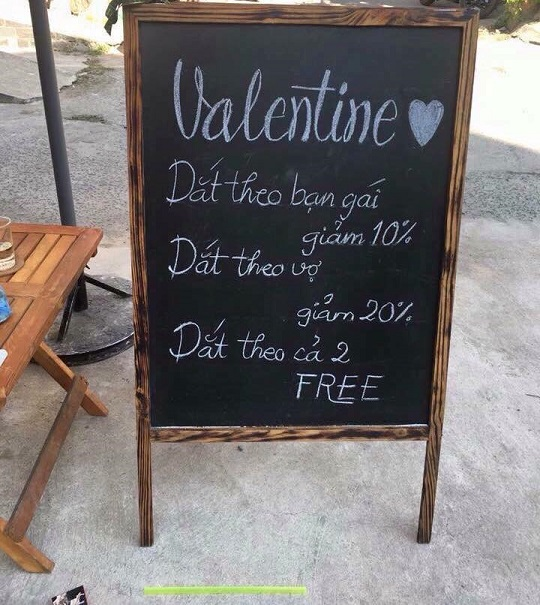
//> input picture compound-blur/s1.jpg, 540 x 605 px
$ ./Main   (built with g++ and OpenCV 4)
//> lines starting //> are read from the running program, lines starting //| are printed output that depends on the picture; after the words box and inside, x2 and y2 are one past the last pixel; in counts of white or black regions, pixels touching at a corner belong together
#include <opencv2\highgui.hpp>
#include <opencv2\opencv.hpp>
#include <iostream>
using namespace std;
using namespace cv;

Mat mat1, mat2, mat3;
int *pixels1;
string w1 = "w1", w2 = "w2";
int dotx = 300, doty = 200, type = 0;
int distance1, distance2;
int maxBlur = 31, w, h;
Mat rot_mat;
Mat lines;
bool translated = false;
int centerx, centery, angle, steps;
Mat gradientData;
float startRadius, radiusFactor;

int mul_table[] = {
	512, 512, 456, 512, 328, 456, 335, 512, 405, 328, 271, 456, 388, 335, 292, 512,
	454, 405, 364, 328, 298, 271, 496, 456, 420, 388, 360, 335, 312, 292, 273, 512,
	482, 454, 428, 405, 383, 364, 345, 328, 312, 298, 284, 271, 259, 496, 475, 456,
	437, 420, 404, 388, 374, 360, 347, 335, 323, 312, 302, 292, 282, 273, 265, 512,
	497, 482, 468, 454, 441, 428, 417, 405, 394, 383, 373, 364, 354, 345, 337, 328,
	320, 312, 305, 298, 291, 284, 278, 271, 265, 259, 507, 496, 485, 475, 465, 456,
	446, 437, 428, 420, 412, 404, 396, 388, 381, 374, 367, 360, 354, 347, 341, 335,
	329, 323, 318, 312, 307, 302, 297, 292, 287, 282, 278, 273, 269, 265, 261, 512,
	505, 497, 489, 482, 475, 468, 461, 454, 447, 441, 435, 428, 422, 417, 411, 405,
	399, 394, 389, 383, 378, 373, 368, 364, 359, 354, 350, 345, 341, 337, 332, 328,
	324, 320, 316, 312, 309, 305, 301, 298, 294, 291, 287, 284, 281, 278, 274, 271,
	268, 265, 262, 259, 257, 507, 501, 496, 491, 485, 480, 475, 470, 465, 460, 456,
	451, 446, 442, 437, 433, 428, 424, 420, 416, 412, 408, 404, 400, 396, 392, 388,
	385, 381, 377, 374, 370, 367, 363, 360, 357, 354, 350, 347, 344, 341, 338, 335,
	332, 329, 326, 323, 320, 318, 315, 312, 310, 307, 304, 302, 299, 297, 294, 292,
	289, 287, 285, 282, 280, 278, 275, 273, 271, 269, 267, 265, 263, 261, 259 };
int shg_table[] = {
	9, 11, 12, 13, 13, 14, 14, 15, 15, 15, 15, 16, 16, 16, 16, 17,
	17, 17, 17, 17, 17, 17, 18, 18, 18, 18, 18, 18, 18, 18, 18, 19,
	19, 19, 19, 19, 19, 19, 19, 19, 19, 19, 19, 19, 19, 20, 20, 20,
	20, 20, 20, 20, 20, 20, 20, 20, 20, 20, 20, 20, 20, 20, 20, 21,
	21, 21, 21, 21, 21, 21, 21, 21, 21, 21, 21, 21, 21, 21, 21, 21,
	21, 21, 21, 21, 21, 21, 21, 21, 21, 21, 22, 22, 22, 22, 22, 22,
	22, 22, 22, 22, 22, 22, 22, 22, 22, 22, 22, 22, 22, 22, 22, 22,
	22, 22, 22, 22, 22, 22, 22, 22, 22, 22, 22, 22, 22, 22, 22, 23,
	23, 23, 23, 23, 23, 23, 23, 23, 23, 23, 23, 23, 23, 23, 23, 23,
	23, 23, 23, 23, 23, 23, 23, 23, 23, 23, 23, 23, 23, 23, 23, 23,
	23, 23, 23, 23, 23, 23, 23, 23, 23, 23, 23, 23, 23, 23, 23, 23,
	23, 23, 23, 23, 23, 24, 24, 24, 24, 24, 24, 24, 24, 24, 24, 24,
	24, 24, 24, 24, 24, 24, 24, 24, 24, 24, 24, 24, 24, 24, 24, 24,
	24, 24, 24, 24, 24, 24, 24, 24, 24, 24, 24, 24, 24, 24, 24, 24,
	24, 24, 24, 24, 24, 24, 24, 24, 24, 24, 24, 24, 24, 24, 24, 24,
	24, 24, 24, 24, 24, 24, 24, 24, 24, 24, 24, 24, 24, 24, 24 };

class BlurStack {
public:
	int r, g, b, a;
	BlurStack *next;
	BlurStack() {
		r = g = b = a = 0;
		next = NULL;
	}
};
void matToArray(Mat m, int *a) {
	int ii = 0;
	for (int y = 0; y < m.rows; y++) {
		for (int x = 0; x < m.cols; x++) {
			Vec3b color = m.at<Vec3b>(y, x);
			a[ii] = (int)color[0];
			a[ii + 1] = (int)color[1];
			a[ii + 2] = (int)color[2];
			ii += 4;
		}
	}
}
void arrayToMat(int* a, Mat &m) {
	int ii = 0;
	for (int y = 0; y < m.rows; y++) {
		for (int x = 0; x < m.cols; x++) {
			Vec3b color(a[ii], a[ii + 1], a[ii + 2]);
			m.at<Vec3b>(y, x) = color;
			ii += 4;
		}
	}
}
void mat8UC1ToArray(Mat m, int *a) {
	int ii = 0;
	for (int y = 0; y < m.rows; y++) {
		for (int x = 0; x < m.cols; x++) {
			int value = m.at<uchar>(y, x);
			a[ii] = value;
			a[ii + 1] = value;
			a[ii + 2] = value;
			a[ii + 3] = 255;
			ii += 4;
		}
	}
}
Mat getLinearGradientMap(int width, int height, int centerX, int centerY, int d1, int d2, int a)
{
	int w = 2 * sqrt(width*width + height*height);
	int h = w;// (d1 + d2) * 2;
	int out = h / 2 - (d1 + d2);
	Mat m1(h, w, CV_8UC1, Scalar(0, 0, 0));
	Mat m2(height, width, CV_8UC1);
	float stepR = (float)255 / d2;
	for (int r = 0; r < out; r++) {
		m1.row(r).setTo(255);
	}
	for (int r = 0; r < d2; r++) {
		m1.row(r + out).setTo(255 - r*stepR);
	}
	int temp = 2 * d1 + d2 + out;
	for (int r = 0; r < d2; r++) {
		m1.row(r + temp).setTo(r*stepR);
	}
	for (int r = h - out - 1; r < h; r++) {
		m1.row(r).setTo(255);
	}
	//m1.at<uchar>(h / 2, w / 2) = 0;
	Mat rotateMat = getRotationMatrix2D(Point(w / 2, h / 2), a, 1.0);
	Mat newrow(1, 3, CV_64F, (double)0);
	newrow.at<double>(0, 2) = 1;
	rotateMat.push_back(newrow);

	Mat finalMat;

	Mat translateMat = (Mat_<double>(2, 3) << 1, 0, centerX - w / 2, 0, 1, centerY - h / 2);

	translateMat.push_back(newrow);
	finalMat = translateMat*rotateMat;
	finalMat.pop_back();
	warpAffine(m1, m2, finalMat, m2.size());
	return m2;
}
// [311 lines left out: functions renderCompoundBlurRGBA, getCircleGradientMap, not called in this run]

//this function was wrote by Mario Klingemann in http://www.quasimondo.com/CompoundBlurForCanvas/CompoundBlurDemo.html
void compoundBlurCanvasRGB(Mat src, Mat &dst, int topx, int topy, int width, int height, Mat radiusData, float radius, float increaseFactor, int blurLevels) {
	int x, y, i, p, yp, yi, yw, r_sum, g_sum, b_sum,
		r_out_sum, g_out_sum, b_out_sum,
		r_in_sum, g_in_sum, b_in_sum,
		pr, pg, pb, rbs;
	int wh = width * height;
	int wh4 = wh << 2;
	int *pixels = new int[wh4];

	int* imagePixels = new int[wh4];
	int* radiusPixels = new int[wh4];
	matToArray(src, imagePixels);
	mat8UC1ToArray(radiusData, radiusPixels);

	for (int i = 0; i < wh4; i++)
	{
		pixels[i] = imagePixels[i];
	}

	int currentIndex = 0;
	int steps = blurLevels;
	blurLevels -= 1;

	while (steps-- >= 0)
	{
		int iradius = (radius + 0.5)/* | 0*/;
		if (iradius == 0) continue;
		if (iradius > 256) iradius = 256;
		int div = iradius + iradius + 1;
		int w4 = width << 2;
		int widthMinus1 = width - 1;
		int heightMinus1 = height - 1;
		int radiusPlus1 = iradius + 1;
		int sumFactor = radiusPlus1 * (radiusPlus1 + 1) / 2;

		BlurStack *stackStart = new BlurStack();
		BlurStack *stack = stackStart;
		BlurStack *stackEnd = NULL;
		for (i = 1; i < div; i++)
		{
			stack = stack->next = new BlurStack();
			if (i == radiusPlus1) stackEnd = stack;
		}
		stack->next = stackStart;
		BlurStack *stackIn = NULL;
		BlurStack *stackOut = NULL;

		yw = yi = 0;

		int mul_sum = mul_table[iradius];
		int shg_sum = shg_table[iradius];

		for (y = 0; y < height; y++)
		{
			r_in_sum = g_in_sum = b_in_sum = r_sum = g_sum = b_sum = 0;

			r_out_sum = radiusPlus1 * (pr = pixels[yi]);
			g_out_sum = radiusPlus1 * (pg = pixels[yi + 1]);
			b_out_sum = radiusPlus1 * (pb = pixels[yi + 2]);

			r_sum += sumFactor * pr;
			g_sum += sumFactor * pg;
			b_sum += sumFactor * pb;

			stack = stackStart;

			for (i = 0; i < radiusPlus1; i++)
			{
				stack->r = pr;
				stack->g = pg;
				stack->b = pb;
				stack = stack->next;
			}

			for (i = 1; i < radiusPlus1; i++)
			{
				p = yi + ((widthMinus1 < i ? widthMinus1 : i) << 2);
				r_sum += (stack->r = (pr = pixels[p])) * (rbs = radiusPlus1 - i);
				g_sum += (stack->g = (pg = pixels[p + 1])) * rbs;
				b_sum += (stack->b = (pb = pixels[p + 2])) * rbs;

				r_in_sum += pr;
				g_in_sum += pg;
				b_in_sum += pb;

				stack = stack->next;
			}


			stackIn = stackStart;
			stackOut = stackEnd;
			for (x = 0; x < width; x++)
			{
				pixels[yi] = (r_sum * mul_sum) >> shg_sum;
				pixels[yi + 1] = (g_sum * mul_sum) >> shg_sum;
				pixels[yi + 2] = (b_sum * mul_sum) >> shg_sum;

				r_sum -= r_out_sum;
				g_sum -= g_out_sum;
				b_sum -= b_out_sum;

				r_out_sum -= stackIn->r;
				g_out_sum -= stackIn->g;
				b_out_sum -= stackIn->b;

				p = (yw + ((p = x + radiusPlus1) < widthMinus1 ? p : widthMinus1)) << 2;

				r_in_sum += (stackIn->r = pixels[p]);
				g_in_sum += (stackIn->g = pixels[p + 1]);
				b_in_sum += (stackIn->b = pixels[p + 2]);

				r_sum += r_in_sum;
				g_sum += g_in_sum;
				b_sum += b_in_sum;

				stackIn = stackIn->next;

				r_out_sum += (pr = stackOut->r);
				g_out_sum += (pg = stackOut->g);
				b_out_sum += (pb = stackOut->b);

				r_in_sum -= pr;
				g_in_sum -= pg;
				b_in_sum -= pb;

				stackOut = stackOut->next;

				yi += 4;
			}
			yw += width;
		}


		for (x = 0; x < width; x++)
		{
			g_in_sum = b_in_sum = r_in_sum = g_sum = b_sum = r_sum = 0;

			yi = x << 2;
			r_out_sum = radiusPlus1 * (pr = pixels[yi]);
			g_out_sum = radiusPlus1 * (pg = pixels[yi + 1]);
			b_out_sum = radiusPlus1 * (pb = pixels[yi + 2]);

			r_sum += sumFactor * pr;
			g_sum += sumFactor * pg;
			b_sum += sumFactor * pb;

			stack = stackStart;

			for (i = 0; i < radiusPlus1; i++)
			{
				stack->r = pr;
				stack->g = pg;
				stack->b = pb;
				stack = stack->next;
			}

			yp = width;

			for (i = 1; i < radiusPlus1; i++)
			{
				yi = (yp + x) << 2;

				r_sum += (stack->r = (pr = pixels[yi])) * (rbs = radiusPlus1 - i);
				g_sum += (stack->g = (pg = pixels[yi + 1])) * rbs;
				b_sum += (stack->b = (pb = pixels[yi + 2])) * rbs;

				r_in_sum += pr;
				g_in_sum += pg;
				b_in_sum += pb;

				stack = stack->next;

				if (i < heightMinus1)
				{
					yp += width;
				}
			}

			yi = x;
			stackIn = stackStart;
			stackOut = stackEnd;
			for (y = 0; y < height; y++)
			{
				p = yi << 2;
				pixels[p] = (r_sum * mul_sum) >> shg_sum;
				pixels[p + 1] = (g_sum * mul_sum) >> shg_sum;
				pixels[p + 2] = (b_sum * mul_sum) >> shg_sum;

				r_sum -= r_out_sum;
				g_sum -= g_out_sum;
				b_sum -= b_out_sum;

				r_out_sum -= stackIn->r;
				g_out_sum -= stackIn->g;
				b_out_sum -= stackIn->b;

				p = (x + (((p = y + radiusPlus1) < heightMinus1 ? p : heightMinus1) * width)) << 2;

				r_sum += (r_in_sum += (stackIn->r = pixels[p]));
				g_sum += (g_in_sum += (stackIn->g = pixels[p + 1]));
				b_sum += (b_in_sum += (stackIn->b = pixels[p + 2]));

				stackIn = stackIn->next;

				r_out_sum += (pr = stackOut->r);
				g_out_sum += (pg = stackOut->g);
				b_out_sum += (pb = stackOut->b);

				r_in_sum -= pr;
				g_in_sum -= pg;
				b_in_sum -= pb;

				stackOut = stackOut->next;

				yi += width;
			}
		}

		radius *= increaseFactor;
		for (i = wh; --i > -1; )
		{
			int idx = i << 2;
			float lookupValue = (radiusPixels[idx + 2] & 0xff) / 255.0 * blurLevels;
			int index = lookupValue /*| 0*/;
			if (index == currentIndex)
			{
				float blend = 256.0 * (lookupValue - (int)lookupValue);
				float iblend = 256 - blend;

				imagePixels[idx] = (int)(imagePixels[idx] * iblend + pixels[idx] * blend) >> 8;
				imagePixels[idx + 1] = (int)(imagePixels[idx + 1] * iblend + pixels[idx + 1] * blend) >> 8;
				imagePixels[idx + 2] = (int)(imagePixels[idx + 2] * iblend + pixels[idx + 2] * blend) >> 8;
			}
			else if (index == currentIndex + 1)
			{
				imagePixels[idx] = pixels[idx];
				imagePixels[idx + 1] = pixels[idx + 1];
				imagePixels[idx + 2] = pixels[idx + 2];
			}
		}
		currentIndex++;
	}
	////////////////////
	arrayToMat(imagePixels, dst);
}
float calculateStartRadius(int blurRadius) {
	steps = 2;
	radiusFactor = 1.5;
	float divider = radiusFactor;
	for (int i = 1; i < steps; i++)
	{
		divider += pow(radiusFactor, i + 1);
	}
	return blurRadius / divider;
}
void onChangeAngle(int value, void* ptr) {
	angle = value;
	if (type == 0) {
		gradientData = getLinearGradientMap(w, h, centerx, centery, distance1, distance2, angle);
		imshow(w1, gradientData);
		compoundBlurCanvasRGB(mat1, mat2, 0, 0, w, h, gradientData, startRadius, radiusFactor, steps);
		imshow(w2, mat2);
	}
}
void redraw() {
	gradientData = type == 0 ? getLinearGradientMap(w, h, centerx, centery, distance1, distance2, angle) : getCircleGradientMap(w, h, centerx, centery, distance1, distance2);
	imshow(w1, gradientData);
	compoundBlurCanvasRGB(mat1, mat2, 0, 0, w, h, gradientData, startRadius, radiusFactor, steps);
	imshow(w2, mat2);
}
void onChangeX(int value, void* ptr) {
	centerx = value;
	redraw();
}
void onChangeY(int value, void* ptr) {
	centery = value;
	redraw();
}
void onChangeRadius(int value, void* ptr) {
	startRadius = calculateStartRadius(value);
	compoundBlurCanvasRGB(mat1, mat2, 0, 0, w, h, gradientData, startRadius, radiusFactor, steps);
	imshow(w2, mat2);
}
void onChangeDistance1(int value, void* ptr) {
	distance1 = value;
	redraw();
}
void onChangeDistance2(int value, void* ptr) {
	distance2 = value;
	redraw();
}
void onTypeChange(int value, void* ptr) {
	type = value;
	redraw();
}

int main() {
	mat1 = imread("s1.jpg", IMREAD_COLOR);
//> mat1 is the input picture: 605 rows x 540 cols, CV_8UC3; mean B, G, R 115.4, 115.7, 120.6
	mat1.copyTo(mat2);
	w = mat1.cols;
//> w = 540
	h = mat1.rows;
//> h = 605
	centerx = 200; centery = 200; angle = 0, distance1 = 80, distance2 = 100;

	int blurRadius = 70;
	startRadius = calculateStartRadius(blurRadius);

	gradientData = getLinearGradientMap(w, h, centerx, centery, distance1, distance2, angle);
//> after the loop in getLinearGradientMap, `for (int r = 0; r < out; r++)`: m1: 1621 rows x 1621 cols, CV_8UC1; 38.9% white; 1 white region, box (x1, y1, x2, y2) and area: (0, 0, 1621, 630) 1021230
//> after the loop in getLinearGradientMap, `for (int r = 0; r < d2; r++)`: m1: 1621 rows x 1621 cols, CV_8UC1; min 0, max 255, mean 107
//> after the loop in getLinearGradientMap, `for (int r = 0; r < d2; r++)`: m1: 1621 rows x 1621 cols, CV_8UC1; min 0, max 255, mean 114.8
	//gradientData = getCircleGradientMap(w, h, centerx, centery, distance1, distance2);
	compoundBlurCanvasRGB(mat1, mat2, 0, 0, w, h, gradientData, startRadius, radiusFactor, steps);
//> the loop in matToArray, `for (int y = 0; y < m.rows; y++)` made 605 passes
//> ii on passes 1 to 3: 2160, 4320, 6480
//> after the loop in matToArray, `for (int y = 0; y < m.rows; y++)`: ii = 1306800
//> the loop in compoundBlurCanvasRGB, `while (steps-- >= 0)` made 3 passes
//> (r_in_sum, g_in_sum, b_in_sum, r_sum, g_sum, b_sum) on passes 1 to 3: (3719, 3586, 3643, 76630, 73824, 75024), (5319, 5123, 5207, 159048, 153265, 155745), (7936, 7642, 7768, 346028, 334138, 339206)
//> after the loop in compoundBlurCanvasRGB, `while (steps-- >= 0)`: steps = -2; yw = 326700; yi = 327239; r_in_sum = 7936; g_in_sum = 7642; b_in_sum = 7768; r_sum = 346028; g_sum = 334138; b_sum = 339206; r_out_sum = 7871; pr = 189; g_out_sum = 7652; pg = 182; b_out_sum = 7746
//> the loop in arrayToMat, `for (int y = 0; y < m.rows; y++)` made 605 passes
//> after the loop in arrayToMat, `for (int y = 0; y < m.rows; y++)`:
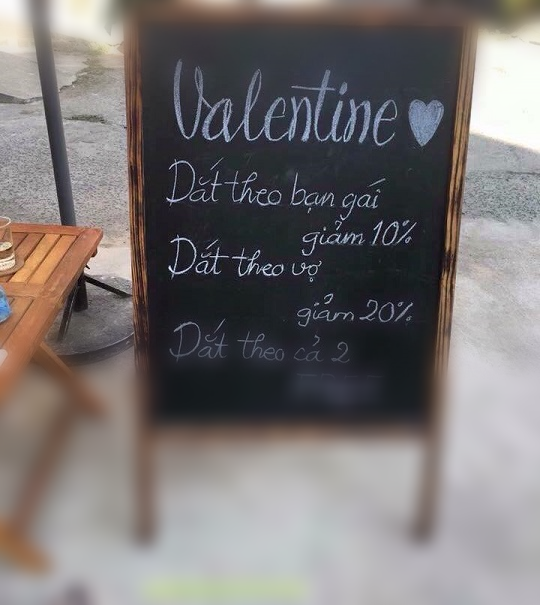
//> m: 605 rows x 540 cols, CV_8UC3; mean B, G, R 115, 115.2, 120.1
//> after the loop in arrayToMat, `for (int y = 0; y < m.rows; y++)`: ii = 1306800


	namedWindow(w1, WINDOW_AUTOSIZE);
	namedWindow(w2, WINDOW_AUTOSIZE);
	createTrackbar("type", w1, 0, 1, onTypeChange);
	createTrackbar("rot", w1, 0, 180, onChangeAngle);
	createTrackbar("x", w1, 0, w, onChangeX);
	createTrackbar("y", w1, 0, h, onChangeY);
	createTrackbar("radius", w2, 0, 100, onChangeRadius);
	createTrackbar("distance1", w2, 0, 200, onChangeDistance1);
	createTrackbar("distance2", w2, 0, 200, onChangeDistance2);
	imshow(w1, gradientData);
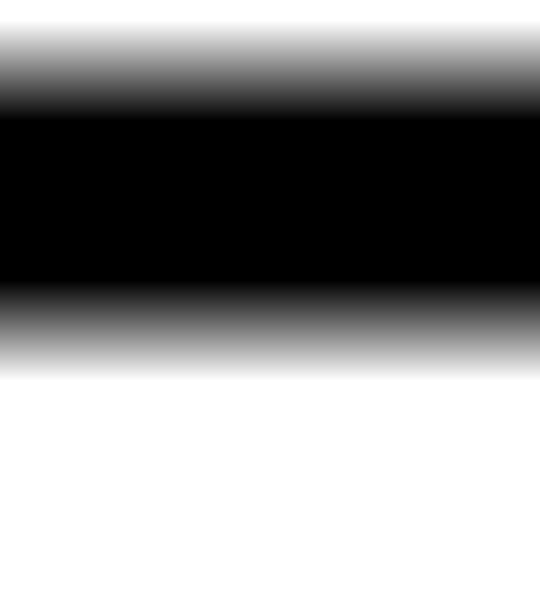
//> window 'w1': 605 rows x 540 cols, CV_8UC1; min 0, max 255, mean 145.4
	imshow(w2, mat2);
	waitKey(0);
//> the loop in matToArray (call 2), `for (int y = 0; y < m.rows; y++)` made 605 passes
//> the loop in compoundBlurCanvasRGB (call 2), `while (steps-- >= 0)` made 3 passes
//> the loop in arrayToMat (call 2), `for (int y = 0; y < m.rows; y++)` made 605 passes
//> after the loop in arrayToMat (call 5), `for (int y = 0; y < m.rows; y++)`:
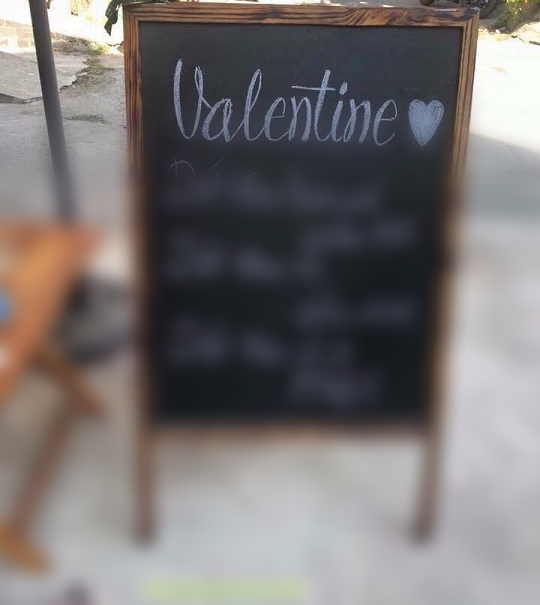
//> m: 605 rows x 540 cols, CV_8UC3; mean B, G, R 114.8, 115, 119.9
//> after the loop in getLinearGradientMap (call 6), `for (int r = 0; r < out; r++)`: m1: 1621 rows x 1621 cols, CV_8UC1; 43.8% white; 1 white region, box (x1, y1, x2, y2) and area: (0, 0, 1621, 710) 1150910
//> after the loop in getLinearGradientMap (call 6), `for (int r = 0; r < d2; r++)`: m1: 1621 rows x 1621 cols, CV_8UC1; min 0, max 255, mean 119.6
//> after the loop in getLinearGradientMap (call 6), `for (int r = 0; r < d2; r++)`:
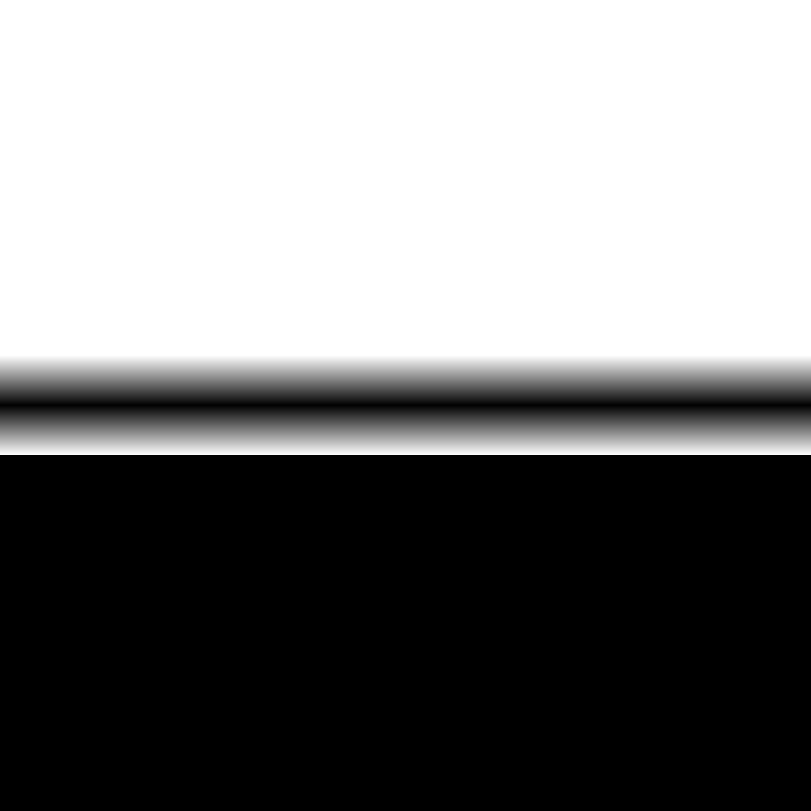
//> m1: 1621 rows x 1621 cols, CV_8UC1 (shown at 1/2 size); min 0, max 255, mean 127.4
//> after the loop in getLinearGradientMap (call 6), `for (int r = h - out - 1; r < h; r++)`:
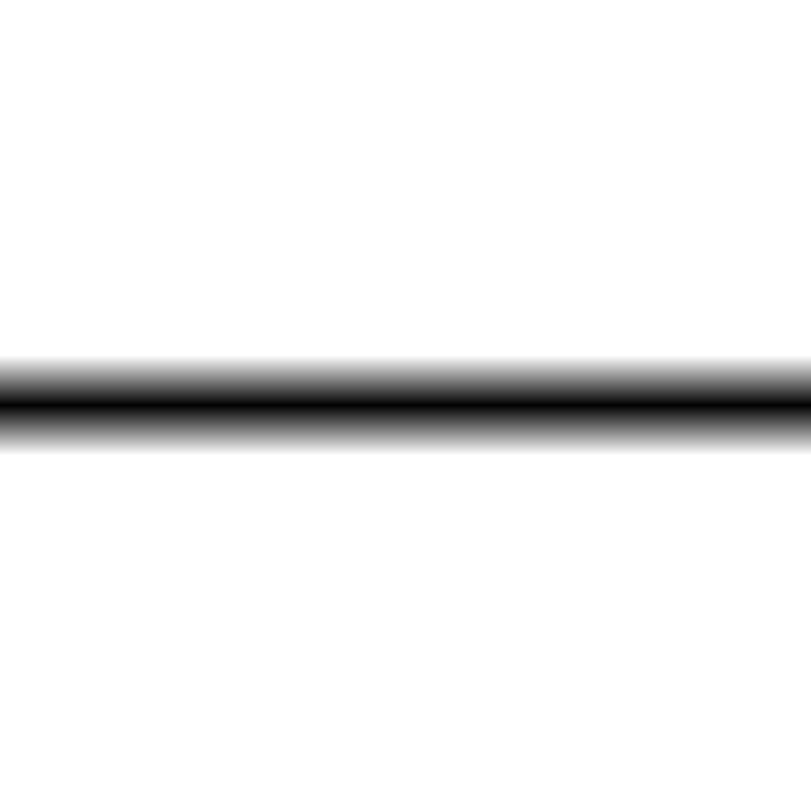
//> m1: 1621 rows x 1621 cols, CV_8UC1 (shown at 1/2 size); min 0, max 255, mean 239.3
//> in redraw (call 4), `imshow(w1, gradientData);`:
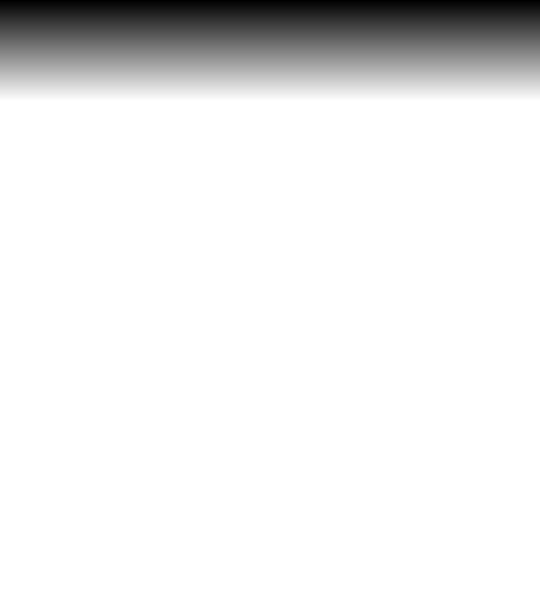
//> window 'w1': 605 rows x 540 cols, CV_8UC1; min 0, max 255, mean 233.7
//> after the loop in getLinearGradientMap (call 7), `for (int r = 0; r < out; r++)`:
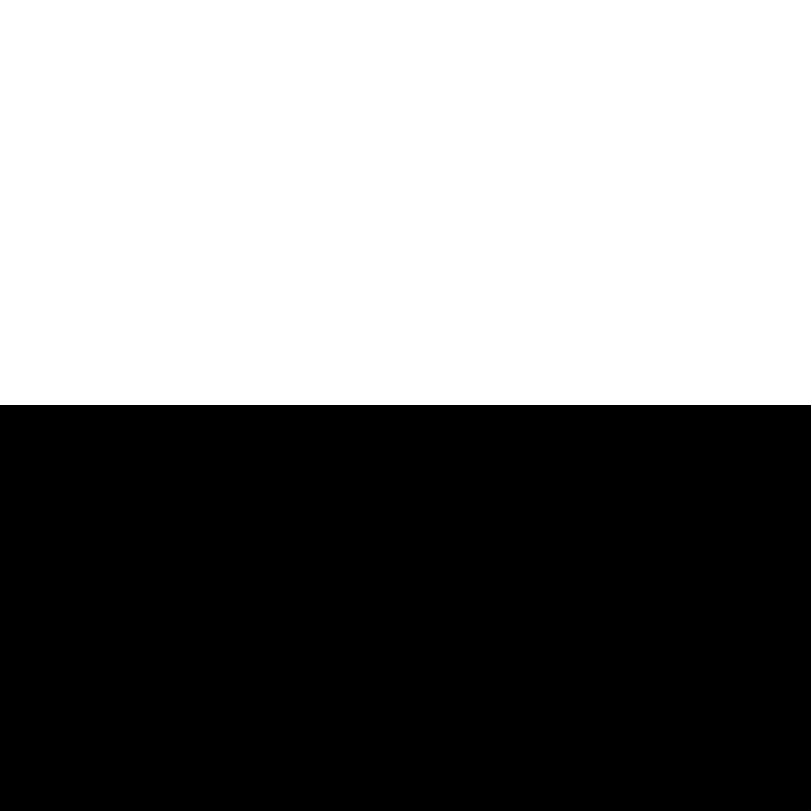
//> m1: 1621 rows x 1621 cols, CV_8UC1 (shown at 1/2 size); 50% white; 1 white region, box (x1, y1, x2, y2) and area: (0, 0, 1621, 810) 1313010
//> after the loop in getLinearGradientMap (call 7), `for (int r = h - out - 1; r < h; r++)`: m1: 1621 rows x 1621 cols, CV_8UC1; every value is 255
}
